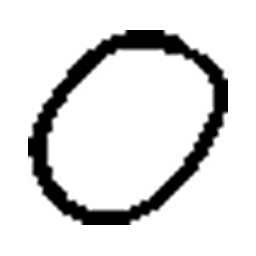
#> input picture cv06/training_center/0_38.png, 256 x 256 px; its folder holds only this picture in this run
$ python rotate_database.py
#> lines starting #> are read from the running program, lines starting #| are printed output that depends on the picture

from pathlib import Path
from PIL import Image

# -------------------------------------------------
# NASTAVENÍ
# -------------------------------------------------

SOURCE_DIR = Path("training_center")
OUTPUT_DIR = Path("training_center_rotated")

ROTATION_ANGLE = 10

EXTENSIONS = (".png", ".jpg", ".jpeg")

IMAGE_SIZE = 256

# -------------------------------------------------
# ZPRACOVÁNÍ OBRÁZKU
# -------------------------------------------------

def process_image(path):

    img = Image.open(path).convert("L")

    img = img.resize((IMAGE_SIZE, IMAGE_SIZE))

    rotated = img.rotate(
        ROTATION_ANGLE,
        resample=Image.Resampling.BILINEAR,
        expand=False,
        fillcolor=255
    )
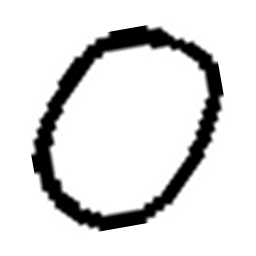
#> rotated: PIL image 256x256 L; min 0, max 255, mean 221.5

    output_name = path.stem + ".png"

    rotated.save(OUTPUT_DIR / output_name)


# -------------------------------------------------
# HLAVNÍ PROGRAM
# -------------------------------------------------

def main():

    if not SOURCE_DIR.exists():
        print(f"Zdrojová složka neexistuje: {SOURCE_DIR}")
        return

    OUTPUT_DIR.mkdir(parents=True, exist_ok=True)

    images = sorted(
        path for path in SOURCE_DIR.rglob("*")
        if path.is_file()
        and path.suffix.lower() in EXTENSIONS
    )

    print(f"Nalezeno obrázků: {len(images)}")
    print(f"Rotace: +{ROTATION_ANGLE} stupně")

    for i, path in enumerate(images, start=1):

        process_image(path)

        print(f"[{i}/{len(images)}] {path.name}")

    print("\nHotovo!")
    print(f"Výsledky jsou ve složce: {OUTPUT_DIR}")
    print(f"Celkem otočeno: {len(images)} obrázků")


if __name__ == "__main__":
    main()

$ run again, on cv06/training_center/1_1.png
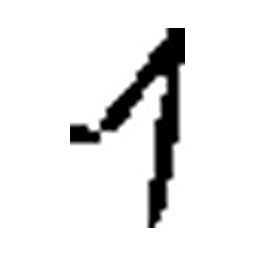
#> input picture cv06/training_center/1_1.png, 256 x 256 px
#> in process_image, `rotated = img.rotate( ROTATION_ANGLE, resample=Image.Resampling.BILINE..`:
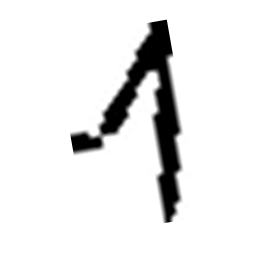
#> rotated: PIL image 256x256 L; min 0, max 255, mean 232.5

$ run again, on cv06/training_center/1_35.png
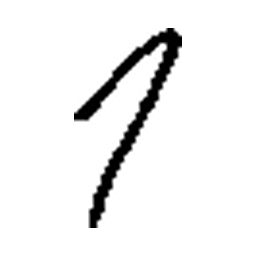
#> input picture cv06/training_center/1_35.png, 256 x 256 px
#> in process_image, `rotated = img.rotate( ROTATION_ANGLE, resample=Image.Resampling.BILINE..`:
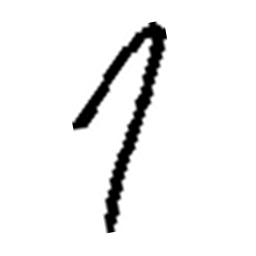
#> rotated: PIL image 256x256 L; min 0, max 255, mean 239.5

$ run again, on cv06/training_center/0_42.png
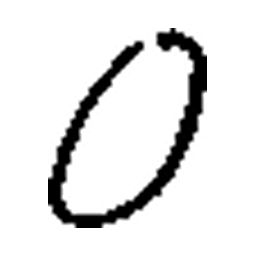
#> input picture cv06/training_center/0_42.png, 256 x 256 px
#> in process_image, `rotated = img.rotate( ROTATION_ANGLE, resample=Image.Resampling.BILINE..`:
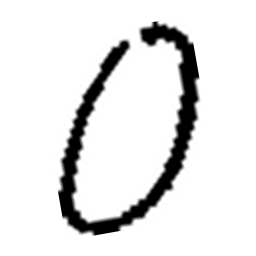
#> rotated: PIL image 256x256 L; min 0, max 255, mean 228.5
